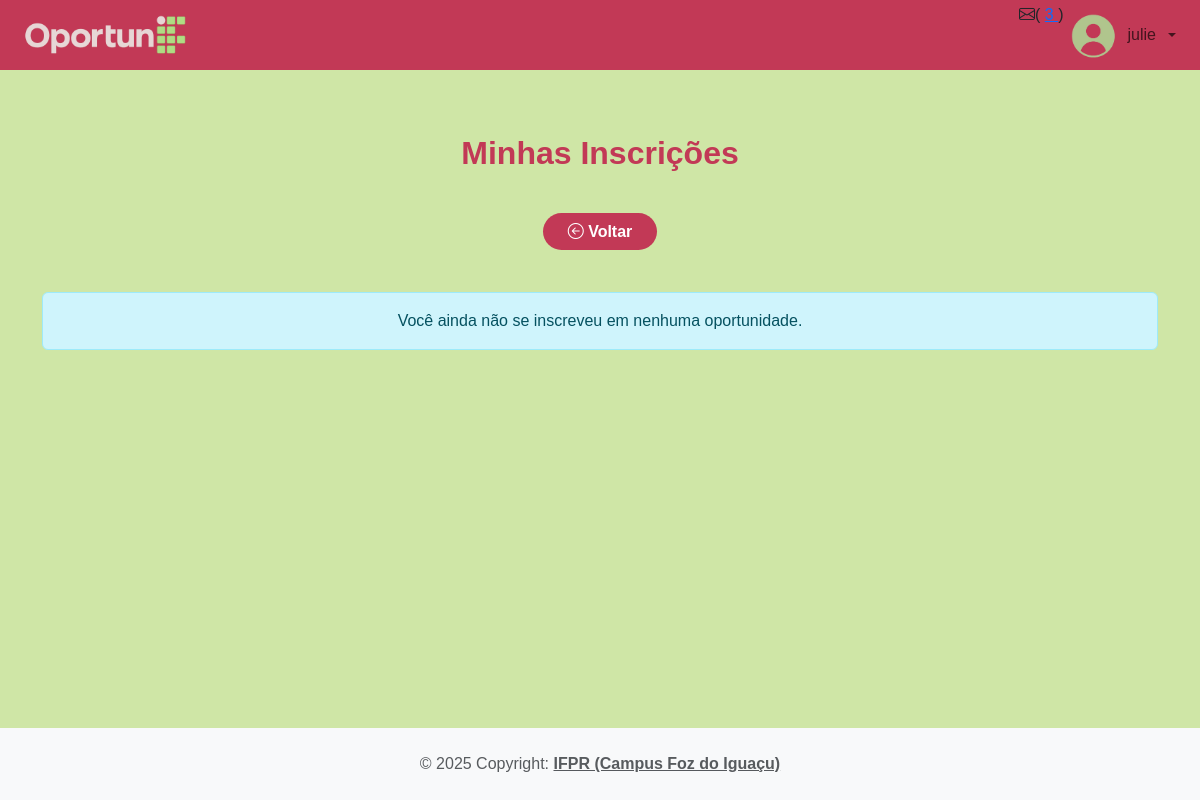
Before: /app/controller/InscricaoController.php?action=listarInscricoes (signed in) with the older database file.
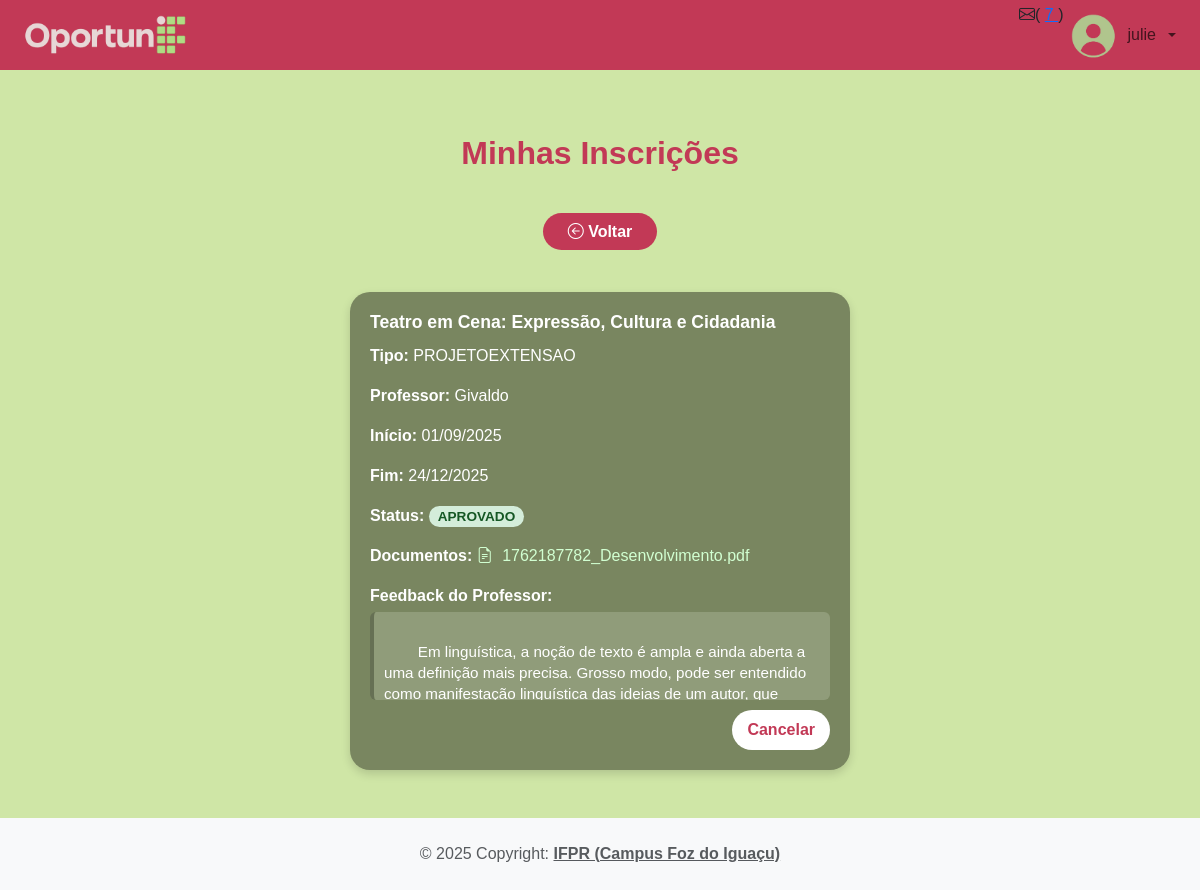
After: the same page with the newer database file.
### tables this page shows
CREATE TABLE `inscricoes` (
  `idInscricoes` int(11) NOT NULL,
  `documentosAnexo` varchar(100) DEFAULT NULL,
  `feedbackProfessor` text DEFAULT NULL,
  `status` enum('PENDENTE','APROVADO','REPROVADO') DEFAULT NULL,
  `idOportunidades` int(11) NOT NULL,
  `idUsuarios` int(11) NOT NULL
);

CREATE TABLE `oportunidades` (
  `idOportunidades` int(11) NOT NULL,
  `titulo` longtext DEFAULT NULL,
  `descricao` longtext DEFAULT NULL,
  `tipoOportunidade` enum('ESTAGIO','PROJETOEXTENSAO','PROJETOPESQUISA') NOT NULL,
  `dataInicio` date NOT NULL,
  `dataFim` date NOT NULL,
  `documentoAnexo` varchar(100) DEFAULT NULL,
  `vaga` int(11) NOT NULL,
  `professor_responsavel` varchar(255) NOT NULL,
  `documentoEdital` varchar(255) DEFAULT NULL
);

### app/controller/InscricaoController.php (called while the page is built, shortened)
<?php
class InscricaoController extends Controller
{
    public function __construct()
    {
        $this->handleAction();
    }
    protected function listarInscricoes()
    {
        $idAluno = $_SESSION['usuarioLogadoId'];
        require_once(__DIR__ . "/../dao/InscricaoDAO.php");
        $inscricaoDao = new InscricaoDAO();
        $inscricoes = $inscricaoDao->listByAluno($idAluno);
        $dados["inscricoes"] = $inscricoes;
        $this->loadView("inscricao/inscricao_list.php", $dados);
    }
}
new InscricaoController();

### app/dao/InscricaoDAO.php (called while the page is built, shortened)
<?php
require_once(__DIR__ . "/../connection/Connection.php");
class InscricaoDAO
{
    private $conn;
    public function __construct()
    {
        $this->conn = Connection::getConn();
    }
    public function listByAluno(int $idAluno)
    {
        $sql = "SELECT i.*,
                   o.titulo,
                   o.descricao,
                   o.tipoOportunidade,
                   o.dataInicio,
                   o.dataFim,
                   o.vaga,
                   o.documentoAnexo,
                   o.professor_responsavel
            FROM inscricoes i
            INNER JOIN oportunidades o ON i.idOportunidades = o.idOportunidades
            WHERE i.idUsuarios = :idAluno
            ORDER BY i.idInscricoes DESC";
        $stmt = $this->conn->prepare($sql);
        $stmt->bindValue(":idAluno", $idAluno, PDO::PARAM_INT);
        $stmt->execute();
        return $stmt->fetchAll(PDO::FETCH_OBJ);
    }
}

### app/connection/Connection.php (called while the page is built)
<?php
class Connection
{
    public static function getConn()
    {
        $conn = new Connection();
        return $conn->getConnection();
    }
    public function getConnection()
    {
        $str_conn = "mysql:host=" . DB_HOST . ";dbname=" . DB_NAME;
        $options = array(
            PDO::MYSQL_ATTR_INIT_COMMAND => "SET NAMES utf8",
            PDO::ATTR_ERRMODE => PDO::ERRMODE_EXCEPTION
        );
        try {
            $conn = new PDO($str_conn, DB_USER, DB_PASSWORD, $options);
            return $conn;
        } catch (PDOException $e) {
            echo "Falha ao conectar na base de dados: " . $e->getMessage();
        }
    }
}

### app/view/inscricao/inscricao_list.php (the view)
<?php
require_once(__DIR__ . "/../include/header.php");
require_once(__DIR__ . "/../include/menu.php");
?>
<link rel="stylesheet" href="<?= BASEURL ?>/view/css/inscricao_lista.css">
<div class="container mt-5 mb-5">
    <h2 class="text-center titulo-pagina mb-4">Minhas Inscrições</h2>
    <div class="text-center mt-5 mb-5">
        <a href="<?= BASEURL ?>/controller/HomeController.php?action=homeAluno" class="btn-voltar">
            <i class="bi bi-arrow-left-circle"></i> Voltar
        </a>
    </div>
    <?php if (count($dados['inscricoes']) > 0): ?>
        <div class="cards-container">
            <?php foreach ($dados['inscricoes'] as $inscricao): ?>
                <div class="card-inscricao">
                    <div class="conteudo-card">
                        <h4 class="titulo-inscricao"><?= htmlspecialchars($inscricao->titulo) ?></h4>
                        <p><strong>Tipo:</strong> <?= htmlspecialchars($inscricao->tipoOportunidade) ?></p>
                        <p><strong>Professor:</strong> <?= htmlspecialchars($inscricao->professor_responsavel ?? "Não definido") ?></p>
                        <p><strong>Início:</strong> <?= date('d/m/Y', strtotime($inscricao->dataInicio)) ?></p>
                        <p><strong>Fim:</strong> <?= date('d/m/Y', strtotime($inscricao->dataFim)) ?></p>
                        <p><strong>Status:</strong>
                            <span class="status-badge <?= strtolower($inscricao->status) ?>">
                                <?= htmlspecialchars($inscricao->status) ?>
                            </span>
                        </p>
                        <p><strong>Documentos:</strong>
                            <?php if ($inscricao->documentosAnexo): ?>
                                <?php foreach (explode(',', $inscricao->documentosAnexo) as $doc): ?>
                                    <a href="<?= BASEURL ?>/../uploads/<?= trim($doc) ?>" target="_blank" class="link-doc">
                                        <i class="bi bi-file-earmark-text"></i> <?= htmlspecialchars(trim($doc)) ?>
                                    </a><br>
                                <?php endforeach; ?>
                            <?php else: ?>
                                <span class="sem-doc"><i class="bi bi-x-circle"></i> Nenhum</span>
                            <?php endif; ?>
                        </p>
                       <?php if (!empty(trim($inscricao->feedbackProfessor))): ?>
    <div class="feedback-label">Feedback do Professor:</div>
    <div class="feedback-box">
        <span class="feedback-text"><?= nl2br(htmlspecialchars($inscricao->feedbackProfessor)) ?></span>
    </div>
<?php endif; ?>
                    </div>
                    <a href="<?= BASEURL ?>/controller/InscricaoController.php?action=cancelar&idInscricao=<?= $inscricao->idInscricoes ?>"
                        onclick="return confirm('Tem certeza que deseja cancelar sua inscrição?')"
                        class="btn-cancelar">
                        Cancelar
                    </a>
                </div>
            <?php endforeach; ?>
        </div>
    <?php else: ?>
        <div class="alert alert-info text-center mt-4">
            Você ainda não se inscreveu em nenhuma oportunidade.
        </div>
    <?php endif; ?>
</div>
<?php
require_once(__DIR__ . "/../include/footer.php");
?>

### app/view/include/menu.php (shortened to what the changed rows need)
<?php
$nome = "(Sessão expirada)";
$fotoPerfil = "avatar.png";
$notificacoes = 0;
$caminhoLocalUpload = __DIR__ . "/../../../uploads/$fotoPerfil";
$caminhoFotoGenerica = BASEURL . "/view/img/foto_generica_perfil.png";
if (file_exists($caminhoLocalUpload)) {
} else {
    $caminhoFoto = $caminhoFotoGenerica;
}
if (isset($_SESSION[SESSAO_USUARIO_NOME])) {
    $nome = $_SESSION[SESSAO_USUARIO_NOME];
}
if (isset($_SESSION[SESSAO_USUARIO_NOTIFICACOES])) {
    $notificacoes = $_SESSION[SESSAO_USUARIO_NOTIFICACOES];
} else {
    $notificacoes = $_SESSION[SESSAO_USUARIO_NOTIFICACOES];
}
$homePage = HOME_PAGE_ADMIN;
if ($_SESSION[SESSAO_USUARIO_TIPO] == UsuarioTipo::ALUNO)
    $homePage = HOME_PAGE_ALUNO;
elseif ($_SESSION[SESSAO_USUARIO_TIPO] == UsuarioTipo::PROFESSOR)
    $homePage = HOME_PAGE_PROFESSOR;
?>
<link rel="stylesheet" href="<?= BASEURL ?>/view/css/menu.css">
<nav class="navbar navbar-expand-md px-3 mb-3" style="background-color: #c23956">
    <a class="navbar-brand" href="<?= $homePage ?>">
        <img src="<?= BASEURL ?>/view/img/logo.png">
    </a>
    <div class="collapse navbar-collapse" id="navSite">
        <ul class="navbar-nav ms-auto mr-3">
            <li class="nav-item d-flex justify-content-center align-itens-center">
                <i class="bi bi-envelope"></i> <span>( <a href="<?= BASEURL . '/controller/NotificacaoController.php?action=listar' ?>"><?= $notificacoes ?> </a>)</span>
            </li>
            <li class="nav-item dropdown">
                <a class="nav-link dropdown-toggle usuario-topo" href="#" id="navbarUsuario"
                    data-bs-toggle="dropdown">
                    <div class="foto-perfil-wrapper">
                        <img class="foto-perfil" src="<?= $caminhoFoto ?>" alt="Foto de perfil">
                    </div>
                    <span><?= $nome ?></span>
                </a>
            </li>
        </ul>
    </div>
</nav>

Changed rows visible on the page:
added inscricoes: idOportunidades.titulo "Teatro em Cena: Expressão, Cultura e Cidadania", idOportunidades.tipoOportunidade "PROJETOEXTENSAO", idOportunidades.professor_responsavel "Givaldo", idOportunidades.dataInicio "01/09/2025", idOportunidades.dataFim "24/12/2025", status "APROVADO", documentosAnexo "1762187782_Desenvolvimento.pdf", feedbackProfessor "Em linguística, a noção de texto é ampla e ainda aberta a uma definição mais precisa. Grosso modo, pode ser entendido como manifestação linguística das ideias de um autor, que…"
Other visible differences:
$notificacoes: "3" → "7"
text no longer shown: "Você ainda não se inscreveu em nenhuma oportunidade."
